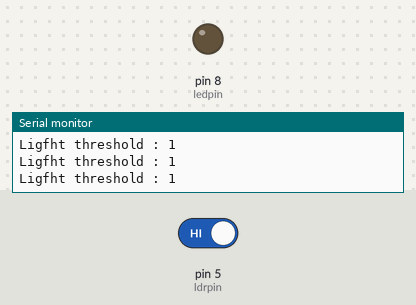
A sketch run on a simulated Arduino Uno, built with avr-gcc and run on an emulated ATmega328P. Shown: output pins drawn as LEDs (lit = HIGH), the last lines printed to the serial monitor. Inputs (shaded band) come from the test bench; at power-on: pin 5 (ldrpin) HIGH.

Above: at 1.2 s.
1.3 s: pin 5 (ldrpin) driven LOW
At 2.2 s:
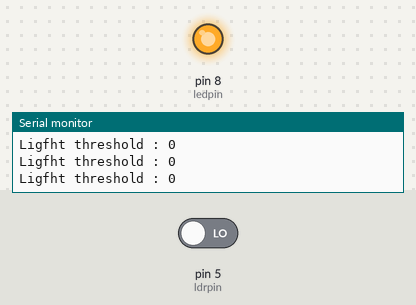
2.8 s: pin 5 (ldrpin) driven HIGH
At 3.7 s:
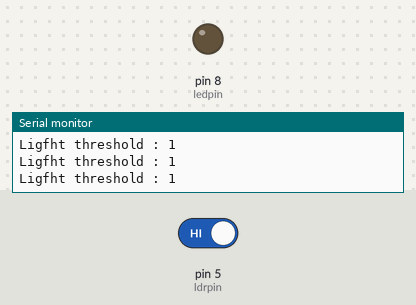
Timing chart, 0 to 5.8 s (numbered marks = the images above; inputs shaded):
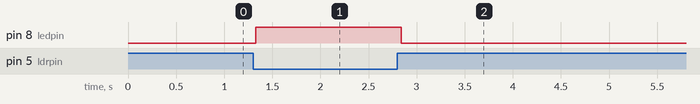

Measured:
- after the input at 1.3 s, pin 8 (ledpin): LOW → HIGH at once
- after the input at 2.8 s, pin 8 (ledpin): HIGH → LOW at once

The sketch:

ldr_control.Arduino.ino
```cpp
int ldrpin = 5;
int ledpin = 8;


void setup() {
  // put your setup code here, to run once:

  Serial.begin(9600);

  pinMode(ldrpin, INPUT);
  pinMode(ledpin, OUTPUT);


}

void loop() {
  // put your main code here, to run repeatedly:

bool threshold = digitalRead(ldrpin);

Serial.print("Ligfht threshold : ");
Serial.println(threshold);

if( threshold == 0 ){

  digitalWrite(ledpin, HIGH);


  }

else{

  digitalWrite(ledpin, LOW);


  }


}
```
